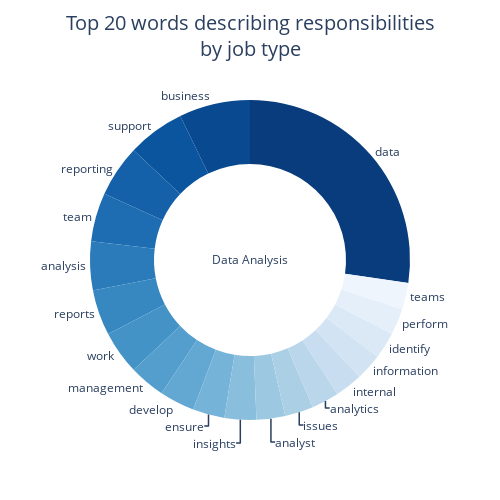

Notebook code for this chart:
### Code cell
# create unique list of job types for dropdown menu
job_types = df_word_count_res['job_type'].unique().tolist()

from plotly.subplots import make_subplots
pal = list(sns.color_palette(palette='Blues_r', n_colors=20).as_hex())

# add the pie chart to the figure
fig = go.Figure(go.Pie(labels=df_word_count_res[df_word_count_res['job_type'] == job_types[0]]['word'],
                     values=df_word_count_res[df_word_count_res['job_type'] == job_types[0]]['frequency'],
                     textposition='outside', 
                     hole=.6,
                     insidetextorientation='auto',
                     hovertemplate='percent=%{percent:.0%}<br>frequency=%{value}',
                     marker=dict(colors=pal),
                     showlegend=False,
                     title='Data Analysis',
                     texttemplate="%{label}"))

# set the layout options for the entire figure
fig.update_layout(
    title={
        'text': f"Top 20 words describing responsibilities<br>by job type",
        'x': 0.50,
        'y': 0.96,
        'xanchor': 'center',
        'yanchor': 'top',
        'pad': {'r': 10, 't': 10, 'b':80},
        'font': {'size': 20}
    },
    width=500,
    height=500,
    margin=dict(t=100),
)

fig.show()
fig.write_html('../images/donut_chart1.html')

### Figure 1 — Plotly figure (JSON) as saved in the notebook; plotly's stock layout.template omitted (floating-point values rounded to 4 significant figures)
{"data": [{"hole": 0.6, "hovertemplate": "percent=%{percent:.0%}<br>frequency=%{value}", "insidetextorientation": "auto", "labels": ["data", "business", "support", "reporting", "team", "analysis", "reports", "work", "management", "develop", "ensure", "insights", "analyst", "issues", "analytics", "internal", "information", "identify", "perform", "teams"], "marker": {"colors": ["#083c7d", "#084990", "#0b559f", "#1561a9", "#1e6db2", "#2b7bba", "#3787c0", "#4493c7", "#539ecd", "#63a8d3", "#75b4d8", "#89bedc", "#9cc9e1", "#abd0e6", "#bad6eb", "#c9ddf0", "#d2e3f3", "#dbe9f6", "#e4eff9", "#eef5fc"]}, "showlegend": false, "textposition": "outside", "texttemplate": "%{label}", "title": {"text": "Data Analysis"}, "type": "pie", "values": [510, 134, 108, 98, 92, 92, 86, 82, 68, 66, 60, 60, 54, 54, 52, 52, 50, 50, 50, 50]}], "layout": {"height": 500, "margin": {"t": 100}, "title": {"font": {"size": 20}, "pad": {"b": 80, "r": 10, "t": 10}, "text": "Top 20 words describing responsibilities<br>by job type", "x": 0.5, "xanchor": "center", "y": 0.96, "yanchor": "top"}, "width": 500}}
